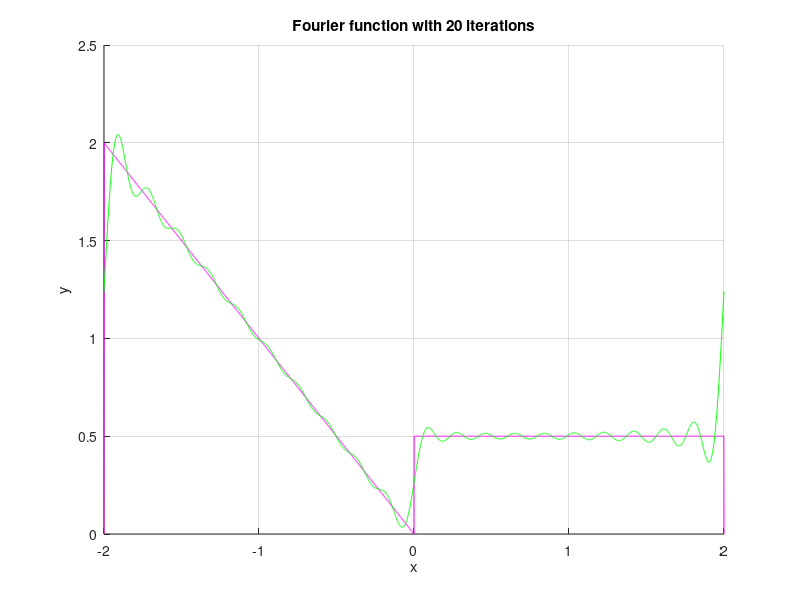

MATLAB code for this plot:
close all

iterations 	= 20;
period 		= 4;
amplitude 	= 1;
temporary 	= 0;                   
fourier 		= 0;
a0 			= 3/4; 

angularFrequency = (2 * pi) / period;    
xFinal = -2: 0.001 : 2;   
xOriginal = -2: 0.001 : 2;                          

for k = 1: iterations
    ak = ((2*((-1)^(k)-1))/(k*pi)^2);
    bk = (1/2)*(((3*(-1)^(k))+ 1)/(pi*k));
    
    temporary = temporary + (ak * cos(k*angularFrequency*xFinal) + bk * sin(k*angularFrequency*xFinal));
end

fourier = a0 + temporary;
funcionOriginal = (((xOriginal > -2) & (xOriginal < 0)).*(-xOriginal) + ((xOriginal > 0) & (xOriginal < 2)).*(1/2));


figure(1); clf(1)
hold on

plot(xOriginal, funcionOriginal, 'm')
plot(xFinal, fourier, 'g')

xlabel('x')
ylabel('y')
title('Fourier function with 20 iterations')
grid on
